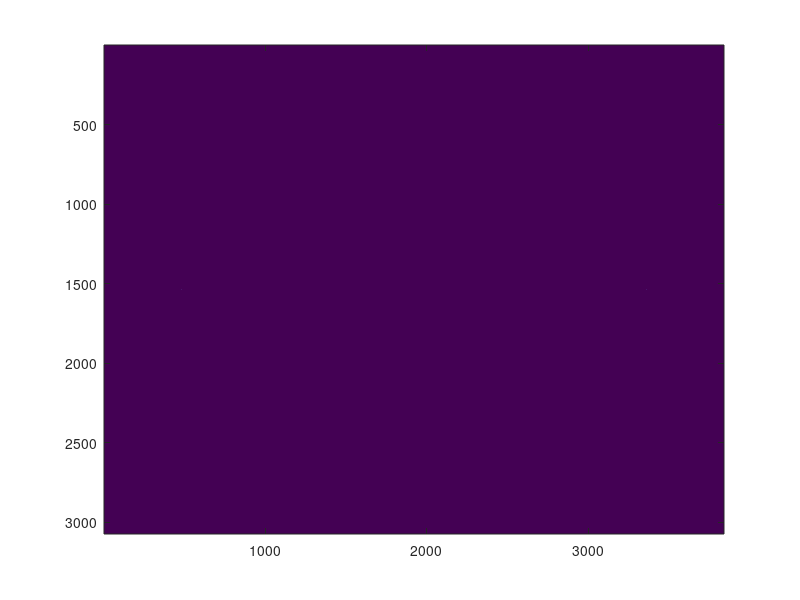
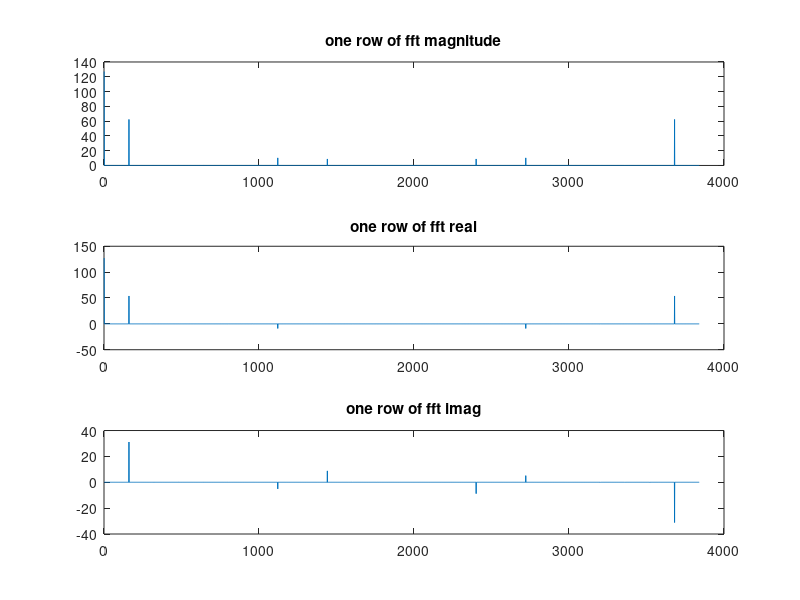

The MATLAB script that drew these images, in order:
%%%%%%%%%%%%%%%%%%%%%%%%%%%%%%%%%%%%%%%%%%%%%%
% Test Sampling Cosine and Nyquist frequency
%%%%%%%%%%%%%%%%%%%%%%%%%%%%%%%%%%%%%%%%%%%%%%%
rows = 1024;
cols = 1280;
N = 8; % period 
shift = 0; % phase shift
yMax = 255;
yMin = 0;
scaleFactor = 3;

%%%%%%%%%%%%%%% main %%%%%%%%%%%%%%%%%%%%%%%%%%
% Generate image
I1=uint8(zeros(rows,cols,1));
for c=1:cols
    temp = (1 + cos(2*pi*c / N + shift)) /2;
    temp2 = temp * (yMax - yMin) + yMin;
    I1(:,c,:)=uint8(floor(temp2));
end
I = I1;
I1 = imresize(I,scaleFactor,'nearest');
imwrite(I1,'src.bmp');

% fft
Fori = fft2(I1);
F = fftshift(fft2((I1)));
mn = size(I1,1) * size(I1,2);
figure('NumberTitle', 'off', 'Name', 'F/mn cosine');
imagesc(abs(F/mn))
figure;

Freal = real(Fori/mn);
Fimag = imag(Fori/mn);
Fabs = abs(Fori/mn);
subplot(3,1,1); plot(Fabs(1,1:end)); title('one row of fft magnitude');
subplot(3,1,2); plot(Freal(1,1:end)); title('one row of fft real');
subplot(3,1,3); plot(Fimag(1,1:end)); title('one row of fft imag');

